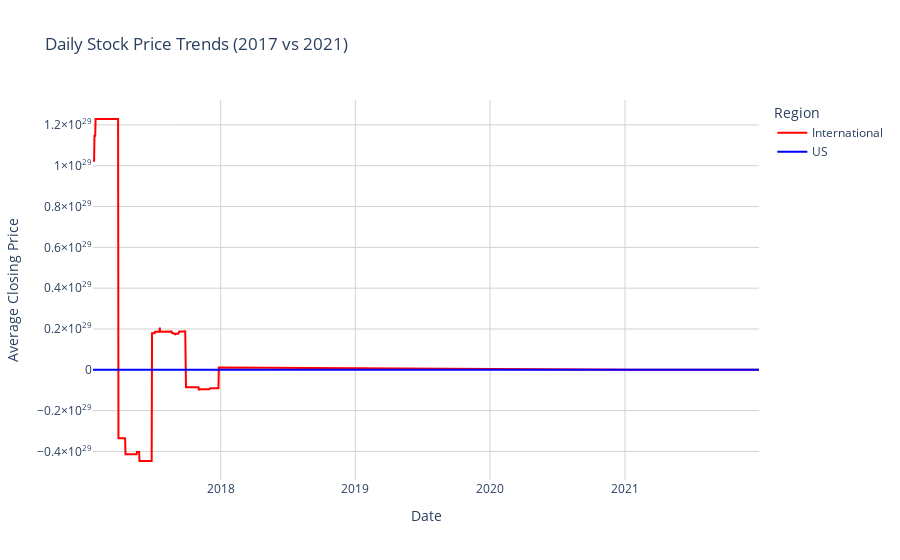

Notebook source saved alongside this figure:
### Code cell
import json
import pandas as pd
import plotly.express as px

# Load JSON files
us_json_path = "resources/usCompanies.json"
foreign_json_path = "resources/foreignCompanies.json"

with open(us_json_path, "r") as file:
    us_data = json.load(file)

with open(foreign_json_path, "r") as file:
    foreign_data = json.load(file)

# Extract stock tickers
us_tickers = list(us_data["2017-01-20_2017-12-31"].keys())
foreign_tickers = list(foreign_data["2017-01-20_2017-12-31"].keys())

def extract_closing_prices(data, tickers, year):
    records = []
    for ticker in tickers:
        try:
            for date, values in data[f"{year}-01-20_{year}-12-31"][ticker]["historical_prices"].items():
                records.append({"Date": date, "Ticker": ticker, "Close": values["Close"]})
        except KeyError:
            continue  # Skip missing data
    return pd.DataFrame(records)

# Extract daily closing prices
us_prices_2017 = extract_closing_prices(us_data, us_tickers, 2017)
us_prices_2021 = extract_closing_prices(us_data, us_tickers, 2021)
foreign_prices_2017 = extract_closing_prices(foreign_data, foreign_tickers, 2017)
foreign_prices_2021 = extract_closing_prices(foreign_data, foreign_tickers, 2021)

# Add region column
us_prices_2017["Region"] = "US"
us_prices_2021["Region"] = "US"
foreign_prices_2017["Region"] = "International"
foreign_prices_2021["Region"] = "International"

# Merge all data into a single DataFrame
df = pd.concat([us_prices_2017, us_prices_2021, foreign_prices_2017, foreign_prices_2021], ignore_index=True)

# Convert date column to datetime format
df["Date"] = pd.to_datetime(df["Date"])

# Aggregate by average closing price per day per region
df_grouped = df.groupby(["Date", "Region"])['Close'].mean().reset_index()

# Create line graph
fig = px.line(df_grouped, x="Date", y="Close", color="Region",
              title="Daily Stock Price Trends (2017 vs 2021)",
              labels={"Close": "Average Closing Price", "Date": "Date"},
              color_discrete_map={"US": "blue", "International": "red"})

# Update layout
fig.update_layout(
    xaxis=dict(title="Date", showgrid=True, gridcolor="lightgray"),
    yaxis=dict(title="Average Closing Price", showgrid=True, gridcolor="lightgray"),
    plot_bgcolor="white",
    showlegend=True
)

# Show figure
fig.show()

### Figure 1 — Plotly figure (JSON) as saved in the notebook; plotly's stock layout.template omitted (floating-point values rounded to 4 significant figures; data arrays with more than 128 entries replaced by an {"elided": "..."} marker saying what was removed)
{"data": [{"hovertemplate": "Region=International<br>Date=%{x}<br>Average Closing Price=%{y}<extra></extra>", "legendgroup": "International", "line": {"color": "red", "dash": "solid"}, "marker": {"symbol": "circle"}, "mode": "lines", "name": "International", "orientation": "v", "showlegend": true, "type": "scatter", "x": {"elided": "479 str values"}, "xaxis": "x", "y": {"elided": "479 float values"}, "yaxis": "y"}, {"hovertemplate": "Region=US<br>Date=%{x}<br>Average Closing Price=%{y}<extra></extra>", "legendgroup": "US", "line": {"color": "blue", "dash": "solid"}, "marker": {"symbol": "circle"}, "mode": "lines", "name": "US", "orientation": "v", "showlegend": true, "type": "scatter", "x": {"elided": "479 str values"}, "xaxis": "x", "y": {"elided": "479 float values"}, "yaxis": "y"}], "layout": {"autosize": true, "legend": {"title": {"text": "Region"}, "tracegroupgap": 0}, "plot_bgcolor": "white", "showlegend": true, "title": {"text": "Daily Stock Price Trends (2017 vs 2021)"}, "xaxis": {"anchor": "y", "autorange": true, "domain": [0, 1], "gridcolor": "lightgray", "range": ["2017-01-20", "2021-12-30"], "showgrid": true, "title": {"text": "Date"}, "type": "date"}, "yaxis": {"anchor": "x", "autorange": true, "domain": [0, 1], "gridcolor": "lightgray", "range": [-5.4e+28, 1.322e+29], "showgrid": true, "title": {"text": "Average Closing Price"}, "type": "linear"}}}
